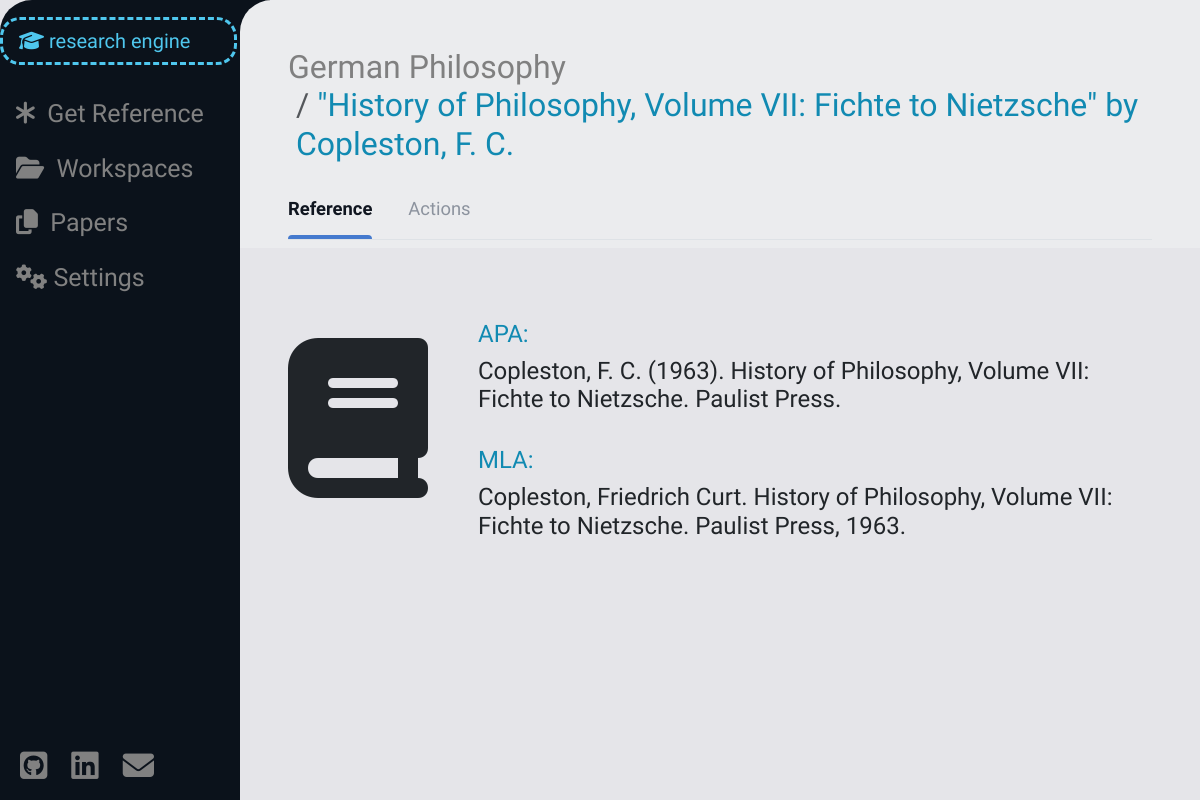
/source_space/1 (signed in), run on the app's committed database.
### bookshelf/models.py (models this page shows, shortened)
class Source(models.Model):
    real_type = models.ForeignKey(ContentType, editable=False, on_delete=models.CASCADE)
    work_space = models.ForeignKey(WorkSpace, on_delete=models.CASCADE, related_name="sources")
    user = models.ForeignKey(User, on_delete=models.CASCADE, related_name="sources")
    title = models.CharField(max_length=100)
    author = models.CharField(max_length=70, blank=True)
    year = models.CharField(max_length=4, blank=True)
    link = models.URLField(max_length=40, blank=True)
    has_file = models.BooleanField(default=False)
    def __str__(self):
        return self.title
    def cast(self):
        return self.real_type.get_object_for_this_type(pk=self.pk)
    def get_file(self) -> SourceFile | None:
        try:
            return SourceFile.objects.get(source=self)
        except ObjectDoesNotExist:
            return None
    def get_type(self) -> str:
        source_type = self.cast()
        match source_type:
            case Book():
                return "book"
            case Article():
                return"article"
            case Chapter():
                return "chapter"
            case Webpage():
                return "webpage"

class Reference(models.Model):
    source = models.OneToOneField(Source, on_delete=models.CASCADE, related_name="reference")
    endnote_apa = models.CharField(max_length=50)
    endnote_mla = models.CharField(max_length=50)

### work_space/models.py (models this page shows, shortened)
class WorkSpace(models.Model):
    owner = models.ForeignKey(User, on_delete=models.CASCADE, related_name="work_spaces")
    members = models.ManyToManyField(User, related_name="guest_work_spaces")
    title = models.CharField(max_length=50)
    archived = models.BooleanField(default=False)
    def __str__(self):
        return self.title

### bookshelf/views.py (the view)
# urls.py: path("source_space/<int:source_id>", views.source_space, name="source_space"),
@login_required(redirect_field_name=None)
def source_space(request, source_id):
    source = check_source(source_id, request.user)
    reference = get_source_reference(source)
    source_header = f'"{source}" by {format_authors_apa(source.author)}'
    source_data = {
            "source": source,
            "reference": reference,
            "source_header": source_header,
            "source_type": source.get_type(),
            "source_file": source.get_file(),
            "alter_source_form": get_and_set_alter_form(source),
            "upload_file_form": UploadSourceFileForm(),
            "link_form": AddLinkForm().set_initials(source),
            "work_spaces": get_user_work_spaces(request.user),
            "papers": get_user_papers(request.user)
    }
    return render(request, "main/source_space.html", source_data)

### bookshelf/forms.py (called while the page is built)
def get_and_set_alter_form(source: Source):
    source_type = source.cast()
    match source_type:
        case Book():
            return AlterBookForm().set_initials(source.book)
        case Article():
            return AlterArticleForm().set_initials(source.article)
        case Chapter():
            return AlterChapterForm().set_initials(source.chapter)
        case Webpage():
            return AlterWebpageForm().set_initials(source.webpage)
        case _:
            return None

    def set_initials(self, book: Book):
        for field in self.fields:
            if field not in ("source_type", "number_of_authors",):
                self.fields[field].initial = getattr(book, field)
        return self

    def set_initials(self, source: Source):
        if source.link:
            self.fields["link"].initial = source.link
        return self

### bookshelf/source_citation.py (called while the page is built)
def get_source_reference(source: Source) -> Reference | Http404:
    try:
        return Reference.objects.get(source=source)
    except ObjectDoesNotExist as e:
        raise Http404 from e

### citation/author_formatting.py (called while the page is built, shortened)
def format_authors_apa(author_field: str) -> str:
    authors: list = author_field.split(", ")
    number_of_authors = len(authors)
    first_author = format_one_author_apa(authors[0])
    if number_of_authors == 1:
        return first_author

def format_one_author_apa(author: str) -> str:
    names: list = author.split()
    last_name = names[0]
    names_length = len(names)
    if names_length == 1:
        return last_name
    first_name = names[1]
    if names_length == 2:
        return f"{last_name} {first_name[0]}."
    second_name = names[2]
    return f"{last_name}, {first_name[0]}. {second_name[0]}."

### paper_work/models.py (called while the page is built)
    def __str__(self):
        return self.title

### user_management/helpers.py (called while the page is built)
def get_user_work_spaces(user: User, archived=False) -> list:
    return list(chain(
        user.work_spaces.filter(archived=archived), user.guest_work_spaces.filter(archived=archived)
    ))

def get_user_papers(user: User, archived=False):
    return user.papers.filter(archived=archived)

### utils/verification.py (called while the page is built)
def check_work_space(space_id: int, user: User) -> WorkSpace | Http404 | PermissionDenied:
    try:
        space = WorkSpace.objects.get(pk=space_id)
    except ObjectDoesNotExist as e:
        raise Http404 from e
    else:
        if space.owner != user and user not in space.members.all():
            raise PermissionDenied
    return space

### templates/main/source_space.html (shortened to what this page needs)
{% extends "layout.html" %}
{% load static %}
{% block header %}
    <nav aria-label="breadcrumb">
        <ol class="breadcrumb">
            <li class="breadcrumb-item"><a href="{% url 'work_space:space_view' source.work_space.pk %}" class="color-grey">{{ source.work_space }}</a></li>
            <li class="breadcrumb-item active light-blue" aria-current="page">
                <h2 id="source-header" class="one-liner light-blue">{{ source_header }}</h2>
            </li>
        </ol>
    </nav>
{% endblock %}
{% block nav_links %}
    <nav class="nav-tabs" id="nav-tabs">
        <a onclick="show_source_area('info-area');return false" href="#" type="button" class="active">
            Reference
        </a>
        <a onclick="show_source_area('actions-area');return false" href="#" type="button">
            Actions
        </a>
    </nav>
{% endblock %}
{% block body %}
    <div class="source-area" id="info-area">
        <div id="reference-container">
            <div id="source-type-icon-huge">
                {% if source_type == 'book' %}
                    <span><i class="fa-solid fa-book fa-10x"></i></span>
                {% elif source_type == 'article' %}
                    <span><i class="fa-solid fa-newspaper fa-10x"></i></span>
                {% elif source_type == 'chapter' %}
                    <span><i class="fa-solid fa-book-bookmark fa-10x"></i></span>
                {% elif source_type == 'webpage' %}
                    <span><i class="fa-solid fa-globe fa-10x"></i></span>
                {% endif %}
            </div>
            <div id="reference-huge">
                <br><h4 class="light-blue">APA:</h4>
                <h4 id="apa-reference">{{ reference.endnote_apa }}</h4><br>
                <h4 class="light-blue">MLA:</h4>
                <h4 id="mla-reference">{{ reference.endnote_mla }}</h4>
            </div>
        </div>
    </div>
{% endblock %}

### static/css/style.css (style rules this page uses)
html, body { background-color: #e5e5e9; overscroll-behavior-y: none; margin: 0; height: 100%; }
.nav-tabs a, .nav-link { margin-right: 2rem; display: inline-block; padding: 1rem 0 1rem 0; font-size: 1.15rem; color: #8c939e; position: relative; }
.nav-tabs a.active { color: #101620; font-weight: 600; }
.nav-tabs a.active::after { content: ""; position: absolute; bottom: 0; left: 0; width: 100%; height: 4px; background: #457ace; border-top-right-radius: 10px; border-top-left-radius: 10px; }
.one-liner { display: inline; }
#reference-container { display: flex; justify-content: space-between; }
#source-type-icon-huge { float: left; }
#reference-huge { float: right; margin-left: 50px; }
a:link { text-decoration: none; }
.light-blue, #header-text, #form-header { color: #118ab2; }
.color-grey { color: grey; }

### data on the page
Source: work_space "German Philosophy"
Reference: endnote_apa "Copleston, F. C. (1963). History of Philosophy, Volume VII: Fichte to Nietzsche. Paulist Press.", endnote_mla "Copleston, Friedrich Curt. History of Philosophy, Volume VII: Fichte to Nietzsche. Paulist Press, 1963."

### other printed values
{{ source_header }} "\"History of Philosophy, Volume VII: Fichte to Nietzsche\" by Copleston, F. C."
